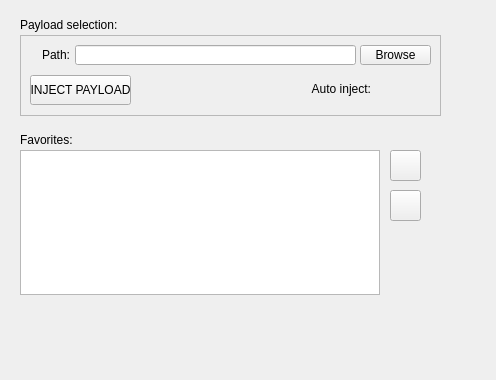
<?xml version="1.0" encoding="UTF-8"?>
<ui version="4.0">
 <class>QPayloadWidget</class>
 <widget class="QWidget" name="QPayloadWidget">
  <property name="geometry">
   <rect>
    <x>0</x>
    <y>0</y>
    <width>496</width>
    <height>380</height>
   </rect>
  </property>
  <property name="windowTitle">
   <string>Form</string>
  </property>
  <property name="styleSheet">
   <string notr="true"/>
  </property>
  <widget class="QTableView" name="payload_tableView">
   <property name="geometry">
    <rect>
     <x>20</x>
     <y>150</y>
     <width>360</width>
     <height>145</height>
    </rect>
   </property>
   <property name="styleSheet">
    <string notr="true"/>
   </property>
   <property name="editTriggers">
    <set>QAbstractItemView::NoEditTriggers</set>
   </property>
   <property name="dragDropMode">
    <enum>QAbstractItemView::DropOnly</enum>
   </property>
   <property name="defaultDropAction">
    <enum>Qt::MoveAction</enum>
   </property>
   <property name="selectionMode">
    <enum>QAbstractItemView::SingleSelection</enum>
   </property>
   <property name="showGrid">
    <bool>false</bool>
   </property>
   <attribute name="horizontalHeaderVisible">
    <bool>false</bool>
   </attribute>
   <attribute name="verticalHeaderVisible">
    <bool>false</bool>
   </attribute>
  </widget>
  <widget class="QFrame" name="payloadFrame">
   <property name="geometry">
    <rect>
     <x>20</x>
     <y>35</y>
     <width>421</width>
     <height>81</height>
    </rect>
   </property>
   <property name="styleSheet">
    <string notr="true"/>
   </property>
   <property name="frameShape">
    <enum>QFrame::StyledPanel</enum>
   </property>
   <property name="frameShadow">
    <enum>QFrame::Raised</enum>
   </property>
   <widget class="QPushButton" name="browsePayloadBtn">
    <property name="geometry">
     <rect>
      <x>340</x>
      <y>10</y>
      <width>71</width>
      <height>20</height>
     </rect>
    </property>
    <property name="styleSheet">
     <string notr="true"/>
    </property>
    <property name="text">
     <string>Browse</string>
    </property>
   </widget>
   <widget class="QLabel" name="label">
    <property name="geometry">
     <rect>
      <x>0</x>
      <y>10</y>
      <width>50</width>
      <height>20</height>
     </rect>
    </property>
    <property name="text">
     <string>Path:</string>
    </property>
    <property name="alignment">
     <set>Qt::AlignRight|Qt::AlignTrailing|Qt::AlignVCenter</set>
    </property>
   </widget>
   <widget class="QLabel" name="label_2">
    <property name="geometry">
     <rect>
      <x>270</x>
      <y>46</y>
      <width>81</width>
      <height>16</height>
     </rect>
    </property>
    <property name="text">
     <string>Auto inject:</string>
    </property>
    <property name="alignment">
     <set>Qt::AlignRight|Qt::AlignTrailing|Qt::AlignVCenter</set>
    </property>
   </widget>
   <widget class="QWidget" name="horizontalLayoutWidget">
    <property name="geometry">
     <rect>
      <x>360</x>
      <y>40</y>
      <width>51</width>
      <height>31</height>
     </rect>
    </property>
    <layout class="QHBoxLayout" name="horizontalLayout"/>
   </widget>
   <widget class="QPushButton" name="injectPayloadBtn">
    <property name="geometry">
     <rect>
      <x>10</x>
      <y>40</y>
      <width>101</width>
      <height>30</height>
     </rect>
    </property>
    <property name="styleSheet">
     <string notr="true"/>
    </property>
    <property name="text">
     <string>INJECT PAYLOAD</string>
    </property>
   </widget>
   <widget class="QLineEdit" name="payload_path">
    <property name="geometry">
     <rect>
      <x>55</x>
      <y>10</y>
      <width>281</width>
      <height>20</height>
     </rect>
    </property>
    <property name="styleSheet">
     <string notr="true"/>
    </property>
    <property name="text">
     <string/>
    </property>
    <property name="alignment">
     <set>Qt::AlignLeading|Qt::AlignLeft|Qt::AlignVCenter</set>
    </property>
   </widget>
   <widget class="QLabel" name="payloadBtnStatusLbl">
    <property name="geometry">
     <rect>
      <x>120</x>
      <y>45</y>
      <width>131</width>
      <height>21</height>
     </rect>
    </property>
    <property name="styleSheet">
     <string notr="true">font: 10pt &quot;Calibri&quot;;</string>
    </property>
    <property name="text">
     <string/>
    </property>
    <property name="alignment">
     <set>Qt::AlignLeading|Qt::AlignLeft|Qt::AlignVCenter</set>
    </property>
   </widget>
  </widget>
  <widget class="QLabel" name="payloadPathLbl">
   <property name="geometry">
    <rect>
     <x>20</x>
     <y>15</y>
     <width>131</width>
     <height>20</height>
    </rect>
   </property>
   <property name="styleSheet">
    <string notr="true">
</string>
   </property>
   <property name="text">
    <string>Payload selection:</string>
   </property>
   <property name="alignment">
    <set>Qt::AlignLeading|Qt::AlignLeft|Qt::AlignVCenter</set>
   </property>
  </widget>
  <widget class="QPushButton" name="addFavoriteBtn">
   <property name="geometry">
    <rect>
     <x>390</x>
     <y>150</y>
     <width>31</width>
     <height>31</height>
    </rect>
   </property>
   <property name="styleSheet">
    <string notr="true"/>
   </property>
   <property name="text">
    <string/>
   </property>
   <property name="icon">
    <iconset resource="qresources.qrc">
     <normaloff>:/res/add.ico</normaloff>:/res/add.ico</iconset>
   </property>
  </widget>
  <widget class="QPushButton" name="deleteFavoriteBtn">
   <property name="geometry">
    <rect>
     <x>390</x>
     <y>190</y>
     <width>31</width>
     <height>31</height>
    </rect>
   </property>
   <property name="styleSheet">
    <string notr="true"/>
   </property>
   <property name="text">
    <string/>
   </property>
   <property name="icon">
    <iconset resource="qresources.qrc">
     <normaloff>:/res/delete.ico</normaloff>:/res/delete.ico</iconset>
   </property>
  </widget>
  <widget class="QLabel" name="favoritesLbl">
   <property name="geometry">
    <rect>
     <x>20</x>
     <y>130</y>
     <width>120</width>
     <height>20</height>
    </rect>
   </property>
   <property name="styleSheet">
    <string notr="true"/>
   </property>
   <property name="text">
    <string>Favorites:</string>
   </property>
   <property name="alignment">
    <set>Qt::AlignLeading|Qt::AlignLeft|Qt::AlignVCenter</set>
   </property>
  </widget>
  <zorder>payload_tableView</zorder>
  <zorder>payloadFrame</zorder>
  <zorder>addFavoriteBtn</zorder>
  <zorder>deleteFavoriteBtn</zorder>
  <zorder>favoritesLbl</zorder>
  <zorder>payloadPathLbl</zorder>
 </widget>
 <resources>
  <include location="qresources.qrc"/>
 </resources>
 <connections/>
</ui>
